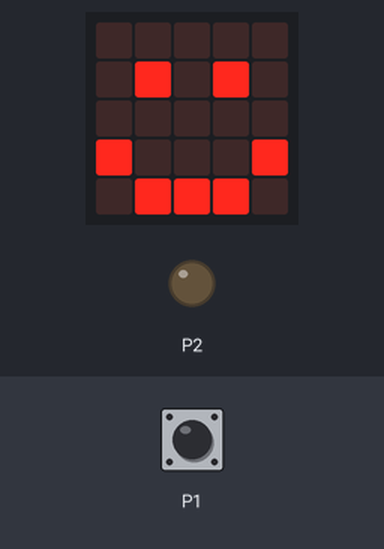
Simulated run of this program. Board: BBC micro:bit running MicroPython. On the bench: the board's 5×5 LED display, output pins drawn as LEDs (lit = HIGH). The inputs (shaded band) are chosen by the test bench; at power-on: P1 LOW.

Above: at 1.2 s.
1.3 s: P1 pulled HIGH for 3.2 s
At 5.6 s:
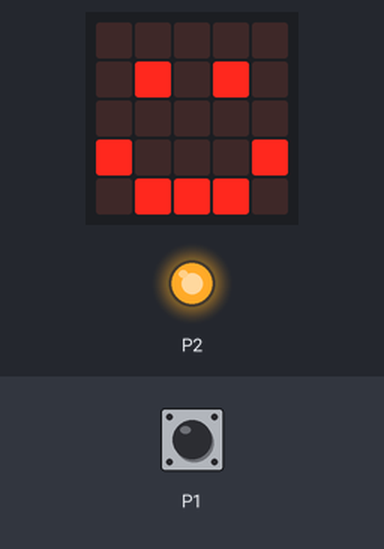
6.0 s: P1 pulled HIGH for 0.15 s
At 6.9 s:
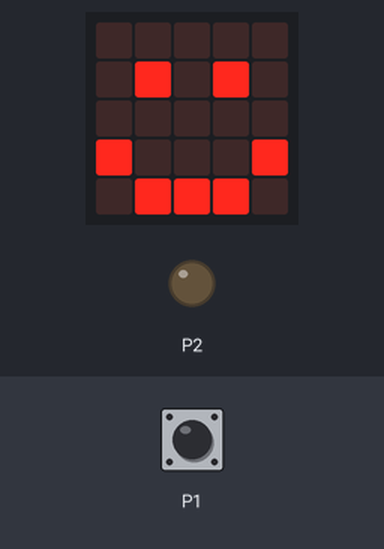
7.6 s: P1 pulled HIGH for 1 s
At 8.1 s:
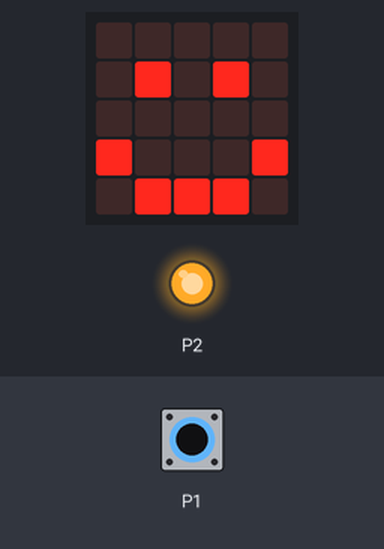
Timing chart, 0 to 10.6 s (numbered marks = the images above; inputs shaded):
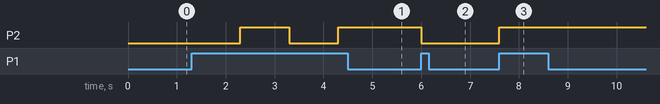

Measured:
- after the input at 1.3 s, P2: LOW → HIGH after 1.0 s, → LOW 1.0 s later, → HIGH 1.0 s later
- after the input at 6.0 s, P2: HIGH → LOW at once
- after the input at 7.6 s, P2: LOW → HIGH at once

The program:

The_touch_switch_control_the_LED_light.py
```python
import microbit
from microbit import *
display.show(Image.HAPPY)
sign = 1
while True:
    if pin1.read_digital() is 1:
        if sign is 1:
            sign = 0
            pin2.write_digital(0)
        else:
            sign = 1
            pin2.write_digital(1)
        sleep(1000)
```
